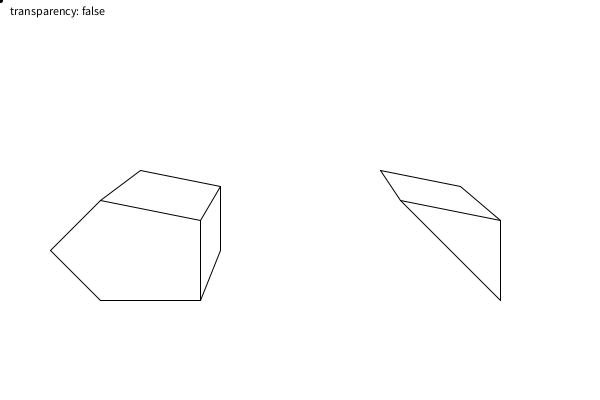
Frame 1 (no input)
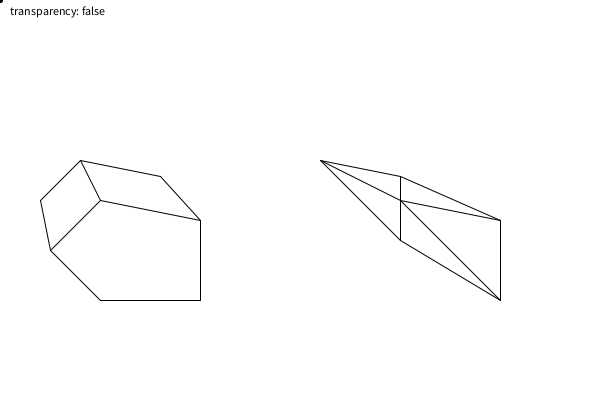
Frame 60 (the mouse pressed at the canvas centre just before this capture)
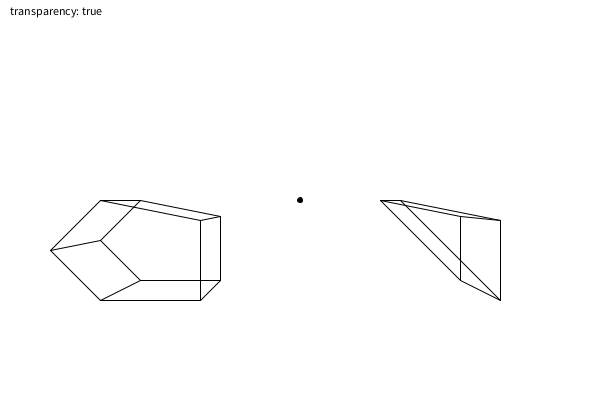
Frame 120 (the mouse held since frame 60 and released just before this capture)

The Processing sketch that drew these frames (run headless with seeded random() and noise(); from frame 60 on, the mouse is pressed at the canvas centre):

// Processing sketch: perspective
// ── perspective.pde
//To do: Do not only check if point is inside original polygon, but also if the line at some point is inside...
PVector vanishingPoint = new PVector (300, 50);
boolean transparencyMode = false;
PVector[] vectors = new PVector[5];
PVector[] moreVectors = new PVector[3];

void setup() {
  size(600, 400);
  fill(0);
  
  vectors[0] = new PVector(100, 200);
  vectors[1] = new PVector(200, 220);
  vectors[2] = new PVector(200, 300);
  vectors[3] = new PVector(100, 300);
  vectors[4] = new PVector(50, 250);
  
  moreVectors[0] = new PVector(300+100, 200);
  moreVectors[1] = new PVector(300+200, 220);
  moreVectors[2] = new PVector(300+200, 300);
}

void draw() {
  background(255);
  
  drawInitialShape(vectors);
  drawPerspective(vectors);
  
  drawInitialShape(moreVectors);
  drawPerspective(moreVectors);
  
  vanishingPoint.set(mouseX, mouseY);
  ellipse(vanishingPoint.x, vanishingPoint.y, 5, 5);  
  
  text("transparency: " + str(transparencyMode), 10, 15);
}

void mousePressed() {
  transparencyMode = !transparencyMode;
}

void drawInitialShape(PVector[] vecs) {
  for (int i = 0; i<vecs.length; i++) {
    if (i<vecs.length-1)line(vecs[i].x, vecs[i].y, vecs[i+1].x, vecs[i+1].y);
    if (i==vecs.length-1) line(vecs[i].x, vecs[i].y, vecs[0].x, vecs[0].y); //Close it
  }
}

void drawPerspective (PVector[] vecs) {
  PVector[] target = new PVector[vecs.length];
  for (int i = 0; i<vecs.length; i++) {
    target[i] = vecs[i].copy();
    target[i].lerp(vanishingPoint, 0.2);
    if (outsidePolyCheck(target[i], vecs)) line(vecs[i].x, vecs[i].y, target[i].x, target[i].y);
  }
  connectPerspectiveLines(vecs, target);
}

void connectPerspectiveLines(PVector[] vecs, PVector[] target) {
  for (int i = 0; i<target.length; i++) {
    if (i<target.length-1 && outsidePolyCheck(target[i+1], vecs) && outsidePolyCheck(target[i], vecs)) line(target[i].x, target[i].y, target[i+1].x, target[i+1].y);
    if (i==target.length-1 && outsidePolyCheck(target[0], vecs) && outsidePolyCheck(target[i], vecs)) line(target[i].x, target[i].y, target[0].x, target[0].y); //close it
  }  
}

boolean outsidePolyCheck(PVector v, PVector [] p) {
  if (transparencyMode) return true; //Skip all the checks of we want to draw transparent shapes
  
  float a = 0;
  for (int i =0; i<p.length-1; ++i) {
    PVector v1 = p[i].copy();
    PVector v2 = p[i+1].copy();
    a += vAtan2cent180(v, v1, v2);
  }
  PVector v1 = p[p.length-1].copy();
  PVector v2 = p[0].copy();
  a += vAtan2cent180(v, v1, v2);

  if (abs(abs(a) - TWO_PI) < 0.001) return false;
  else return true;
}

float vAtan2cent180(PVector cent, PVector v2, PVector v1) {
  PVector vA = v1.copy();
  PVector vB = v2.copy();
  vA.sub(cent);
  vB.sub(cent);
  vB.mult(-1);
  float ang = atan2(vB.x, vB.y) - atan2(vA.x, vA.y);
  if (ang < 0) ang = TWO_PI + ang;
  ang-=PI;
  return ang;
}
